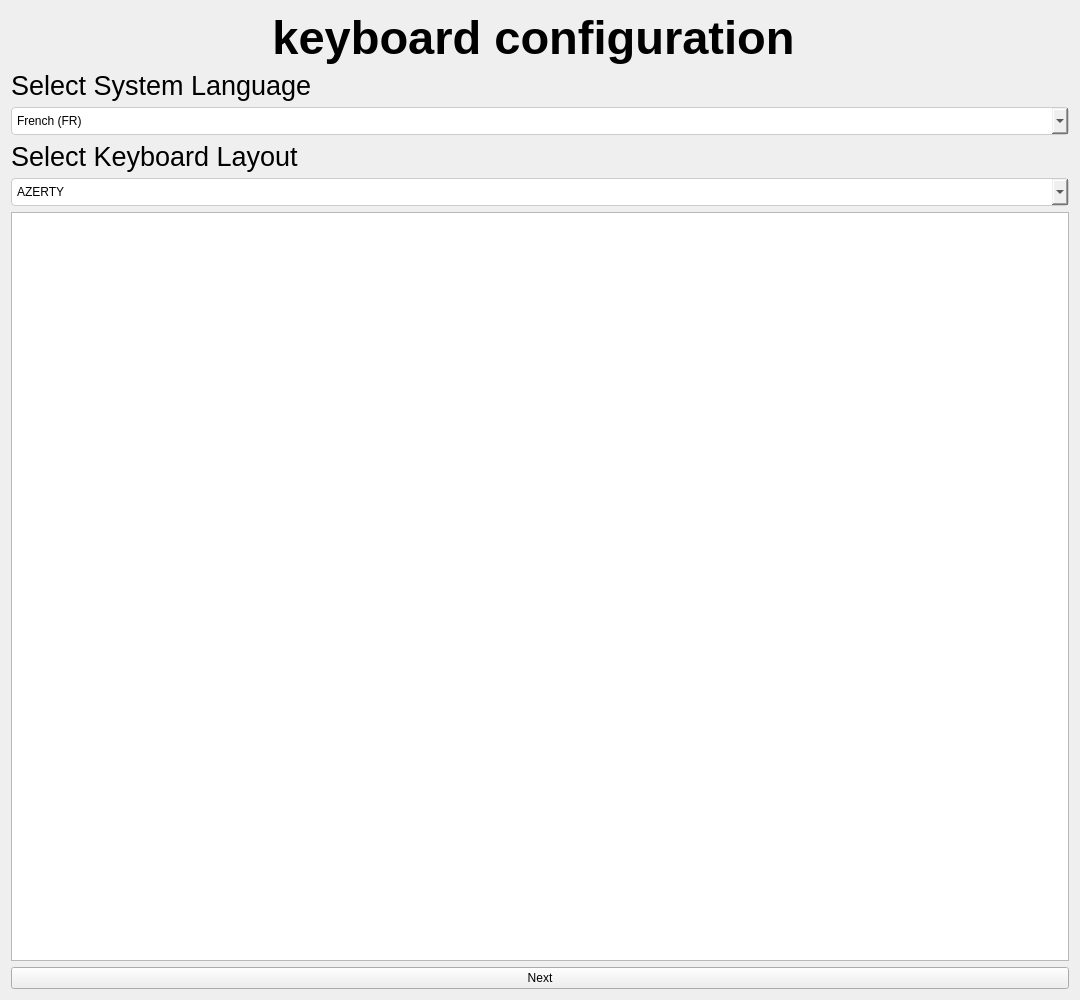
<?xml version="1.0" encoding="UTF-8"?>
<ui version="4.0">
 <class>Keyboard</class>
 <widget class="QWidget" name="Keyboard">
  <property name="geometry">
   <rect>
    <x>0</x>
    <y>0</y>
    <width>1080</width>
    <height>1000</height>
   </rect>
  </property>
  <property name="windowTitle">
   <string>Form</string>
  </property>
  <layout class="QVBoxLayout" name="verticalLayout">
   <item>
    <widget class="QLabel" name="label">
     <property name="font">
      <font>
       <pointsize>35</pointsize>
       <bold>true</bold>
      </font>
     </property>
     <property name="styleSheet">
      <string notr="true">color:&quot;blue&quot;;</string>
     </property>
     <property name="text">
      <string>keyboard configuration </string>
     </property>
     <property name="alignment">
      <set>Qt::AlignmentFlag::AlignCenter</set>
     </property>
    </widget>
   </item>
   <item>
    <widget class="QLabel" name="label_2">
     <property name="font">
      <font>
       <pointsize>20</pointsize>
      </font>
     </property>
     <property name="text">
      <string>Select System Language</string>
     </property>
    </widget>
   </item>
   <item>
    <widget class="QComboBox" name="comboBoxLanguage">
     <property name="styleSheet">
      <string notr="true">QComboBox {
    padding: 5px;
    border: 1px solid #ccc;
    border-radius: 4px;
}</string>
     </property>
     <item>
      <property name="text">
       <string>French (FR)</string>
      </property>
     </item>
     <item>
      <property name="text">
       <string>English</string>
      </property>
     </item>
     <item>
      <property name="text">
       <string/>
      </property>
     </item>
    </widget>
   </item>
   <item>
    <widget class="QLabel" name="label_4">
     <property name="font">
      <font>
       <pointsize>20</pointsize>
      </font>
     </property>
     <property name="text">
      <string>Select Keyboard Layout</string>
     </property>
    </widget>
   </item>
   <item>
    <widget class="QComboBox" name="comboBoxKeyboard">
     <property name="styleSheet">
      <string notr="true">QComboBox {
    padding: 5px;
    border: 1px solid #ccc;
    border-radius: 4px;
}</string>
     </property>
     <item>
      <property name="text">
       <string>AZERTY</string>
      </property>
     </item>
     <item>
      <property name="text">
       <string>Qwerty</string>
      </property>
     </item>
     <item>
      <property name="text">
       <string/>
      </property>
     </item>
    </widget>
   </item>
   <item>
    <widget class="QTextEdit" name="textEditPreview"/>
   </item>
   <item>
    <widget class="QPushButton" name="keyboard_btn">
     <property name="text">
      <string>Next</string>
     </property>
    </widget>
   </item>
  </layout>
 </widget>
 <resources/>
 <connections/>
</ui>
